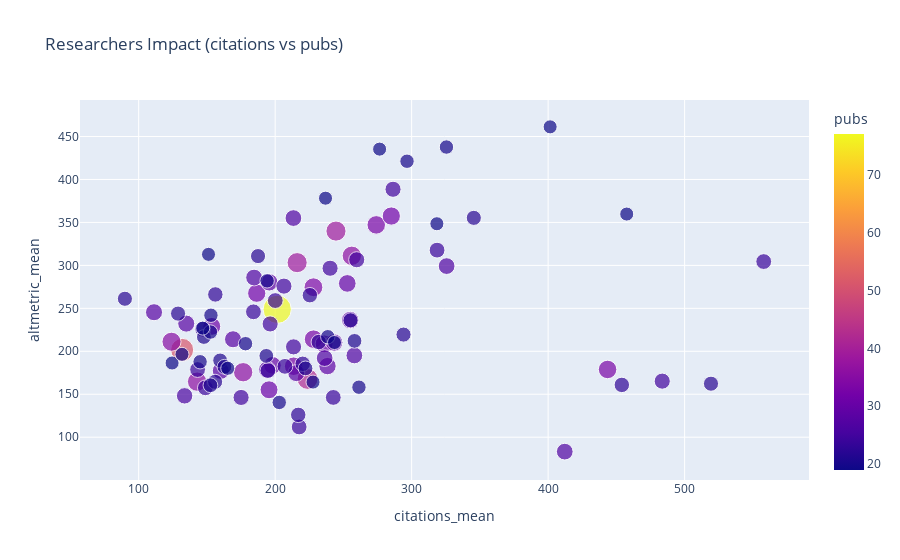

The code cell stored with this chart in its notebook:
### Code cell
px.scatter(top100, 
           x="citations_mean", y="altmetric_mean", 
           hover_name="full_name", 
           hover_data=['pubs', 'citations_mean', 'altmetric_mean'], 
           color="pubs",
           size="pubs",
           height=600,
           title="Researchers Impact (citations vs pubs)")

### Figure 1 — Plotly figure (JSON) as saved in the notebook; plotly's stock layout.template omitted (floating-point values rounded to 4 significant figures)
{"data": [{"customdata": [[77], [51], [42], [39], [39], [36], [36], [36], [35], [34], [33], [33], [33], [33], [32], [32], [31], [31], [31], [30], [30], [29], [29], [29], [29], [28], [28], [28], [28], [28], [28], [27], [27], [27], [27], [27], [27], [26], [25], [25], [25], [25], [25], [25], [25], [25], [24], [24], [24], [24], [24], [24], [24], [24], [24], [24], [24], [23], [23], [23], [23], [23], [23], [22], [22], [22], [22], [22], [22], [22], [22], [21], [21], [21], [21], [21], [21], [21], [20], [20], [20], [20], [20], [20], [20], [20], [20], [20], [19], [19], [19], [19], [19], [19], [19], [19], [19], [19], [19], [19]], "hovertemplate": "<b>%{hovertext}</b><br><br>citations_mean=%{x}<br>altmetric_mean=%{y}<br>pubs=%{marker.color}<extra></extra>", "hovertext": ["Kari Stefansson", "Unnur Thorsteinsdottir", "Gonçalo R. Abecasis", "Cornelia M van Duijn", "Tõnu Esko", "Jerome I. Rotter", "Gudmar Thorleifsson", "Caroline Hayward", "Daniel F Gudbjartsson", "André G Uitterlinden", "Vilmundur Gudnason", "Dorret I. Boomsma", "Eric Boerwinkle", "Benjamin M. Neale", "Nicholas G. Martin", "Claudia Langenberg", "Andrew P. Morris", "Eleftheria Zeggini", "John Danesh", "Tamara B. Harris", "Daniel I. Chasman", "Erik Ingelsson", "Nicholas J. Wareham", "Lude Franke", "Terho Lehtimäki", "Mark I. McCarthy", "Patrick Sulem", "Kent D. Taylor", "Douglas F. Easton", "Bruce M. Psaty", "Ruth J. F. Loos", "Sekar Kathiresan", "Jian’an Luan", "M. Arfan Ikram", "Albert V. Smith", "Alkes L Price", "Andres Metspalu", "Adam S. Butterworth", "George Dedoussis", "Paul M Ridker", "Jaspal S. Kooner", "Mark J. Daly", "Yoichiro Kamatani", "Reedik Mägi", "Ian J Deary", "David A Hinds", "Stephan Ripke", "Michiaki Kubo", "Cristen J. Willer", "Hreinn Stefansson", "Michael Boehnke", "Stephen J. Chanock", "Torben Hansen", "Olli T. Raitakari", "Nilesh J Samani", "Marjo-Riitta Jarvelin", "Markku Laakso", "Hilary K. Finucane", "Ozren Polasek", "Erwin P. Bottinger", "Lenore J. Launer", "Yukinori Okada", "Cecilia M Lindgren", "Gisli Masson", "Peter M. Visscher", "Stephen S. Rich", "Veikko Salomaa", "Po-Ru Loh", "George Davey Smith", "Alison M. Dunning", "Christian Gieger", "Danish Saleheen", "Sandosh Padmanabhan", "Mika Kähönen", "Xiuqing Guo", "Joanna M. M. Howson", "Martina Müller-Nurasyid", "Annette Peters", "Børge G. Nordestgaard", "Robert A Scott", "Olle Melander", "Peter Kraft", "Lili Milani", "Yingchang Lu", "J. Wouter Jukema", "Grant W. Montgomery", "Igor Rudan", "Karen L. Mohlke", "Kristian Hveem", "Dennis O. Mook-Kanamori", "Diether Lambrechts", "Jian Yang", "Danielle Posthuma", "Evangelos Evangelou", "Gerome Breen", "Oluf Pedersen", "Gonneke Willemsen", "Panos Deloukas", "Stella Trompet", "Albert Hofman"], "legendgroup": "", "marker": {"color": [77, 51, 42, 39, 39, 36, 36, 36, 35, 34, 33, 33, 33, 33, 32, 32, 31, 31, 31, 30, 30, 29, 29, 29, 29, 28, 28, 28, 28, 28, 28, 27, 27, 27, 27, 27, 27, 26, 25, 25, 25, 25, 25, 25, 25, 25, 24, 24, 24, 24, 24, 24, 24, 24, 24, 24, 24, 23, 23, 23, 23, 23, 23, 22, 22, 22, 22, 22, 22, 22, 22, 21, 21, 21, 21, 21, 21, 21, 20, 20, 20, 20, 20, 20, 20, 20, 20, 20, 19, 19, 19, 19, 19, 19, 19, 19, 19, 19, 19, 19], "coloraxis": "coloraxis", "size": [77, 51, 42, 39, 39, 36, 36, 36, 35, 34, 33, 33, 33, 33, 32, 32, 31, 31, 31, 30, 30, 29, 29, 29, 29, 28, 28, 28, 28, 28, 28, 27, 27, 27, 27, 27, 27, 26, 25, 25, 25, 25, 25, 25, 25, 25, 24, 24, 24, 24, 24, 24, 24, 24, 24, 24, 24, 23, 23, 23, 23, 23, 23, 22, 22, 22, 22, 22, 22, 22, 22, 21, 21, 21, 21, 21, 21, 21, 20, 20, 20, 20, 20, 20, 20, 20, 20, 20, 19, 19, 19, 19, 19, 19, 19, 19, 19, 19, 19, 19], "sizemode": "area", "sizeref": 0.1925, "symbol": "circle"}, "mode": "markers", "name": "", "orientation": "v", "showlegend": false, "type": "scatter", "x": [201.5, 131.9, 223.7, 216.1, 244.6, 176.6, 142.8, 256.2, 124.1, 228.1, 228.1, 274.1, 213.5, 443.5, 285.1, 186.5, 235.9, 153.5, 195.5, 198, 252.8, 238.3, 195.7, 243.2, 255, 169.1, 111.2, 160.2, 134.9, 194.1, 215.5, 236.3, 184.6, 213.4, 258.0, 412.2, 325.6, 133.7, 206.4, 240.2, 213.5, 483.6, 175.0, 259.8, 196.3, 286.4, 558.0, 217.6, 148.9, 318.6, 242.6, 143.2, 146.9, 200.1, 194.7, 184.1, 207.2, 454, 156.2, 220.2, 225.4, 216.9, 232.0, 89.91, 345.5, 156, 255.2, 519.3, 187.5, 128.9, 294.0, 222.2, 147.8, 193.5, 159.7, 162.8, 152.6, 258.1, 145, 152.6, 261.4, 194.1, 325.5, 203, 238.6, 296.6, 152.9, 178.3, 165.3, 151.2, 124.5, 457.6, 401.5, 131.7, 276.5, 146.9, 236.9, 227.7, 243.5, 318.5], "xaxis": "x", "y": [248.8, 201.7, 167.8, 303.2, 339.9, 175.6, 164.7, 311.2, 211.1, 274.6, 214.1, 347.2, 182.6, 178.8, 357.5, 267.6, 208.7, 229.0, 155.2, 183.7, 279, 182.8, 280.3, 210.2, 236.4, 214, 245.5, 177.2, 232.2, 178.6, 174.6, 192.1, 285.9, 355.1, 195.1, 83.19, 299.2, 148.2, 275.8, 296.7, 205.2, 165.2, 146.3, 306.6, 231.8, 388.6, 304.5, 111.9, 157.5, 317.8, 146.3, 178.8, 225.7, 259.0, 177.6, 246.0, 182.5, 160.9, 266.2, 185.4, 265.3, 126, 210.8, 261.1, 355.3, 164.5, 236.1, 162.3, 310.8, 243.9, 219.5, 180.1, 216.6, 194.7, 189.4, 182.0, 160.5, 212.1, 187.8, 222.4, 158.2, 282, 437.8, 140.4, 216.9, 421.2, 241.9, 208.8, 180.2, 312.8, 186.4, 359.7, 461.3, 196.5, 435.3, 226.9, 378.2, 164.2, 210.2, 348.5], "yaxis": "y"}], "layout": {"autosize": true, "coloraxis": {"colorbar": {"title": {"text": "pubs"}}, "colorscale": [[0, "#0d0887"], [0.1111, "#46039f"], [0.2222, "#7201a8"], [0.3333, "#9c179e"], [0.4444, "#bd3786"], [0.5556, "#d8576b"], [0.6667, "#ed7953"], [0.7778, "#fb9f3a"], [0.8889, "#fdca26"], [1, "#f0f921"]]}, "legend": {"itemsizing": "constant", "tracegroupgap": 0}, "title": {"text": "Researchers Impact (citations vs pubs)"}, "xaxis": {"anchor": "y", "autorange": true, "domain": [0, 1], "range": [59.35, 588.7], "title": {"text": "citations_mean"}, "type": "linear"}, "yaxis": {"anchor": "x", "autorange": true, "domain": [0, 1], "range": [51.37, 491.5], "title": {"text": "altmetric_mean"}, "type": "linear"}}}
